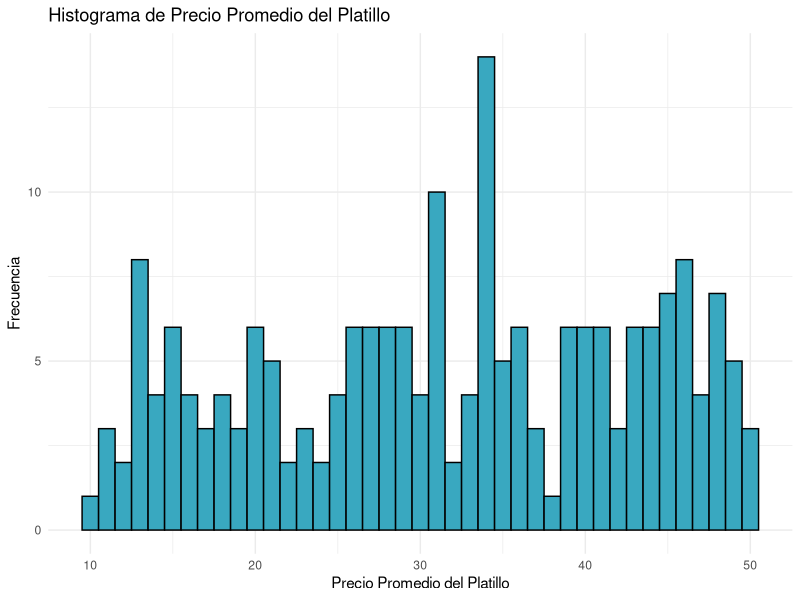
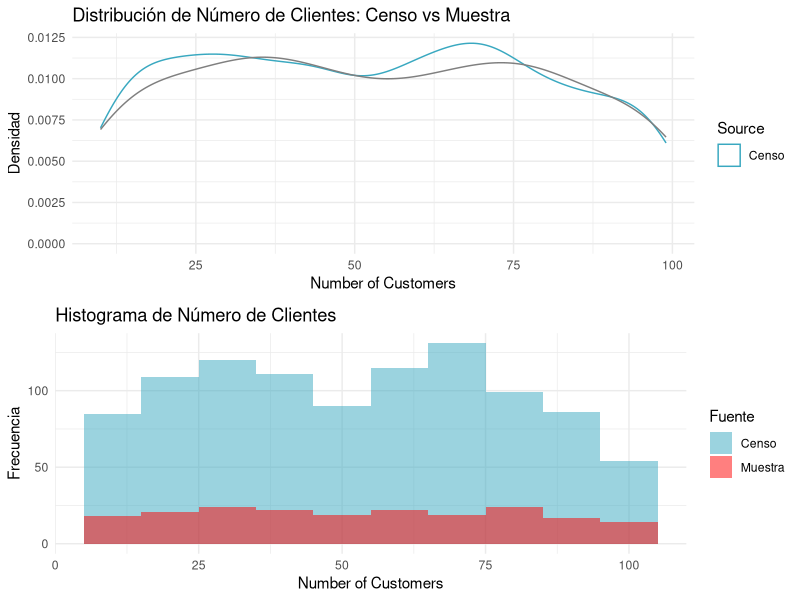
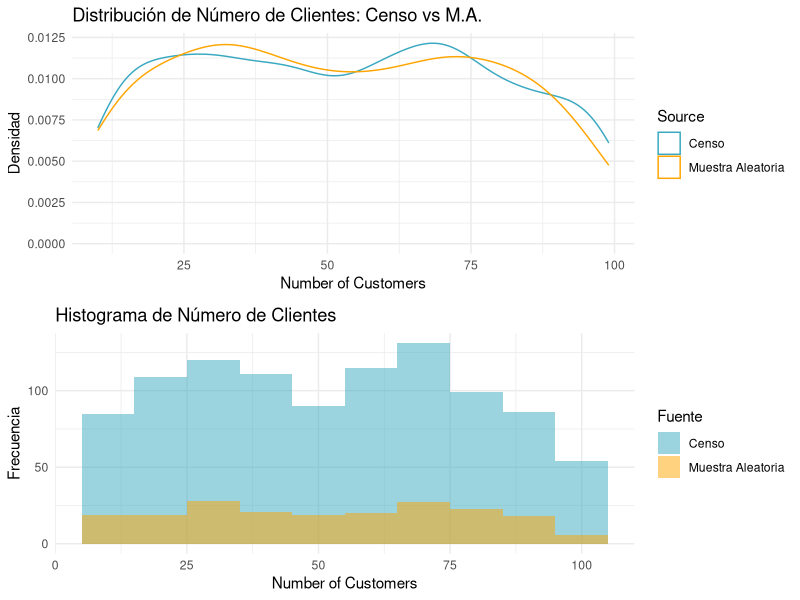
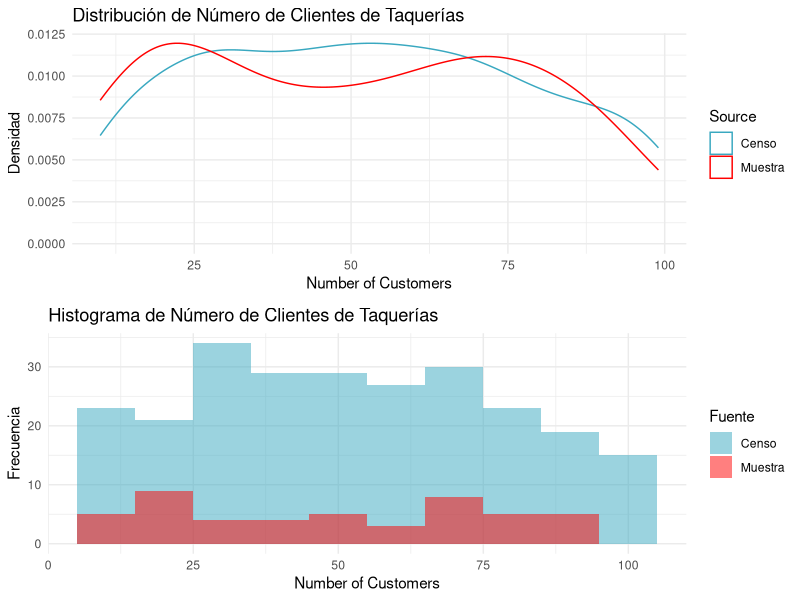
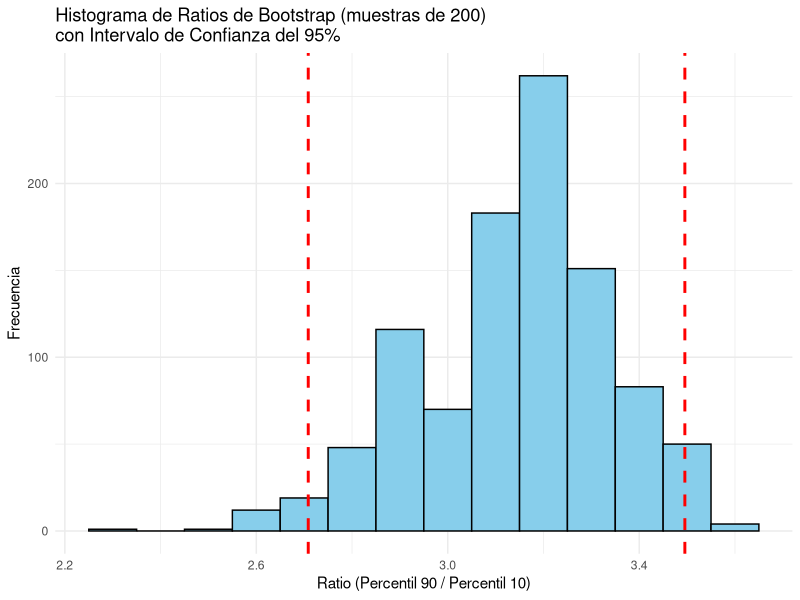
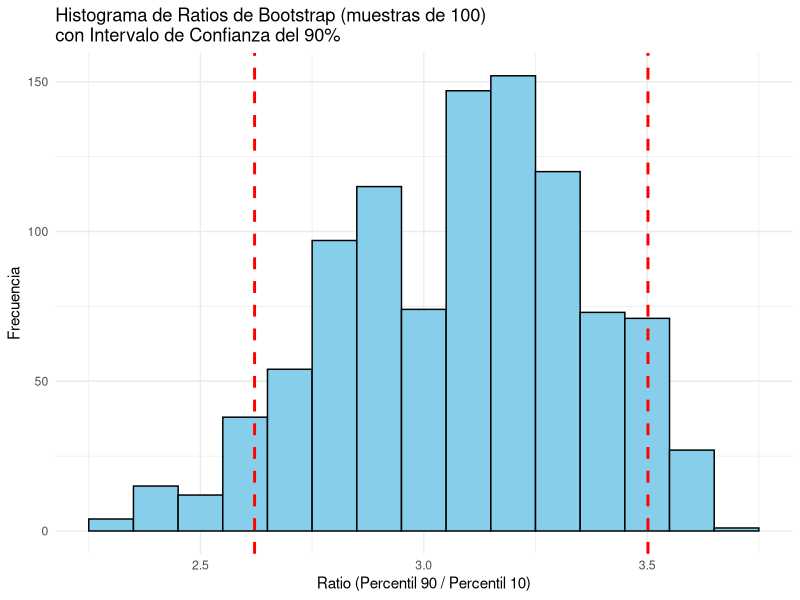

These charts were generated, in order, by the following R code:
## ---- chunk 1
library(tidyverse)
library(ggplot2)
library(dplyr)
library(gridExtra)
foodtruck <- read_csv("foodtrucks.csv")
foodtruck20 <- read_csv("foodtrucks20.csv") 
set.seed(69)
## ---- chunk 2
head(foodtruck20)
## ---- chunk 3
summary(foodtruck20)
ggplot(foodtruck20, aes(x = Menu_Price)) +
  geom_histogram(binwidth = 1, fill = "#39a8c0", color = "black") +
  theme_minimal() +
  labs(title = "Histograma de Precio Promedio del Platillo",
       x = "Precio Promedio del Platillo",
       y = "Frecuencia")

## ---- chunk 4

t_test <- t.test(foodtruck20$Menu_Price, conf.level = 0.95)
cat("Podemos afirmar con un 95% de confianza que el precio promedio \ndel platillo se encuentra entre", "$",t_test$conf.int[1], "y $", t_test$conf.int[2], "MXM \n")

## ---- chunk 5

combined_data <- bind_rows(
  foodtruck %>% mutate(Source = "Censo"),
  foodtruck20 %>% mutate(Source = "Muestra")
)

representatividad_hist1 <- ggplot(combined_data, aes(x = Number_of_Customers, fill = Source)) +
  geom_histogram(data = subset(combined_data, Source == "Censo"), 
                 binwidth = 10, alpha = 0.5) +
  geom_histogram(data = subset(combined_data, Source == "Muestra"), 
                 binwidth = 10, alpha = 0.5) +
  scale_fill_manual(values = c("Censo" = "#39a8c0", "Muestra" = "red")) +
  labs(title = "Histograma de Número de Clientes",
       x = "Number of Customers",
       y = "Frecuencia",
       fill = "Fuente") +  
  theme_minimal()

representatividad_dist1 <- ggplot(combined_data, 
       aes(x = Number_of_Customers, color = Source)) +
      geom_density() +
      labs(title = "Distribución de Número de Clientes: Censo vs Muestra",
           x = "Number of Customers",
           y = "Densidad") +
      scale_color_manual(values = c("Censo" = "#39a8c0", "Muestra Aleatoria" = "red")) +
      theme_minimal()


grid.arrange(representatividad_dist1, representatividad_hist1, ncol = 1)
## ---- chunk 6
# obtenemos el tamaño de muestra (20% del total del censo)
n <- nrow(foodtruck)
sample_size <- round(0.2 * n)
muestra_aleatoria <- foodtruck[sample(n, sample_size ), ]

combined_data_ma <- bind_rows(
              foodtruck %>% mutate(Source = "Censo"),
              muestra_aleatoria %>% mutate(Source = "Muestra Aleatoria")
              )

representatividad_hist2 <- ggplot(combined_data_ma, 
                                  aes(x = Number_of_Customers, fill = Source)) +
  geom_histogram(data = subset(combined_data, Source == "Censo"), 
                 binwidth = 10, alpha = 0.5) +
  geom_histogram(data = subset(combined_data_ma, Source == "Muestra Aleatoria"), 
                 binwidth = 10, alpha = 0.5) +
  scale_fill_manual(values = c("Censo" = "#39a8c0", "Muestra Aleatoria" = "orange")) +
  labs(title = "Histograma de Número de Clientes",
       x = "Number of Customers",
       y = "Frecuencia",
       fill = "Fuente") +  
  theme_minimal()

# Gráfico de densidad para Number_of_Customers
representatividad_dist2 <- ggplot(combined_data_ma, 
       aes(x = Number_of_Customers, color = Source)) +
      geom_density() +
      labs(title = "Distribución de Número de Clientes: Censo vs M.A.",
           x = "Number of Customers",
           y = "Densidad") +
      scale_color_manual(values = c("Censo" = "#39a8c0", "Muestra Aleatoria" = "orange")) +
      theme_minimal()

grid.arrange(representatividad_dist2, representatividad_hist2, ncol = 1)

## ---- chunk 7
#Tacos


combined_data_tacos <- bind_rows(
  filter(foodtruck, Cuisine_Type == "Tacos") %>% mutate(Source = "Censo"),
  filter(muestra_aleatoria, Cuisine_Type == "Tacos") %>% mutate(Source = "Muestra")
)

# Histograma para taquerías
representatividad_hist_tacos <- ggplot(
  combined_data_tacos, aes(x = Number_of_Customers, fill = Source)) +
  geom_histogram(data = subset(combined_data_tacos, Source == "Censo"), 
                 binwidth = 10, alpha = 0.5) +
  geom_histogram(data = subset(combined_data_tacos, Source == "Muestra"), 
                 binwidth = 10, alpha = 0.5) +
  scale_fill_manual(values = c("Censo" = "#39a8c0", "Muestra" = "red")) +
  labs(title = "Histograma de Número de Clientes de Taquerías",
       x = "Number of Customers",
       y = "Frecuencia",
       fill = "Fuente") +  
  theme_minimal()

# Distribución de densidad para taquerías
representatividad_dist_tacos <- ggplot(
  combined_data_tacos, aes(x = Number_of_Customers, color = Source)) +
      geom_density() +
      labs(title = "Distribución de Número de Clientes de Taquerías",
           x = "Number of Customers",
           y = "Densidad") +
      scale_color_manual(values = c("Censo" = "#39a8c0", "Muestra" = "red")) +
      theme_minimal()

grid.arrange(representatividad_dist_tacos, representatividad_hist_tacos, ncol = 1)
## ---- chunk 8
#count(foodtruck20, Cuisine_Type)
t_test_tacos <- t.test(filter(foodtruck20, Cuisine_Type == "Tacos")$Menu_Price, 
                       filter(foodtruck20, Cuisine_Type != "Tacos")$Menu_Price,
                       conf.level = 0.95)

cat(
"La prueba de hipótesis nos da un P-value de", t_test_tacos$p.value, "por lo que no tenemos \nevidencia suficiente para rechazar la hipótesis nula. Es decir, no podemos decir \nque la media de precios de los tacos sea diferente a la media de los precios \nde los otros foodtrucks.\n"
)

## ---- chunk 9

# función para el ratio
get_ratio <- function(data){
  p90 <- quantile(data, 0.9)
  p10 <- quantile(data, 0.1)
  
  return(p90/p10)
}

# Vector para guardar los resultados del bootstrap.


#data: dataset (debe tener columna Menu_Price)
#n: tamaño de submuestras
bootstrap_Menu_Price_ratios <- function(data, n){
  repeticiones <- 1000
  bootstrap_ratios <- numeric(repeticiones)
  for(i in 1:repeticiones){
    # Generamos una submuestra aleatoria de tamaño n
    sample_data <- data$Menu_Price[sample(nrow(data), size = n, replace = TRUE)] # Corrección aquí
    
    # Calculamos el ratio para cada submuestra
    bootstrap_ratios[i] <- get_ratio(sample_data)
  }
  
  return(bootstrap_ratios)
}

bootstrap200 <- bootstrap_Menu_Price_ratios(foodtruck20, 200)

mean_bootstrap200 <- mean(bootstrap200)
ic_bootstrap200 <- quantile(bootstrap200, probs = c(0.025, 0.975))


cat("Estimación puntual del ratio:", mean_bootstrap200, " con un intervalo de confianza \ndel 95% entre", ic_bootstrap200," para el ratio con muestras de 200 obs. \n")


hist_bootstrap200 <- ggplot(data.frame(bootstrap200), aes(x = bootstrap200)) +
  geom_histogram(binwidth = 0.1, fill = "skyblue", color = "black") +
  geom_vline(xintercept = ic_bootstrap200[1], color = "red", linetype = "dashed", linewidth = 1) +
  geom_vline(xintercept = ic_bootstrap200[2], color = "red", linetype = "dashed", linewidth = 1) +
  labs(title = "Histograma de Ratios de Bootstrap (muestras de 200) \ncon Intervalo de Confianza del 95%",
       x = "Ratio (Percentil 90 / Percentil 10)",
       y = "Frecuencia") +
  theme_minimal()

hist_bootstrap200


## ---- chunk 10

bootstrap100 <- bootstrap_Menu_Price_ratios(foodtruck20, 100)
mean_bootstrap100 <- mean(bootstrap100)
ic_bootstrap100 <- quantile(bootstrap100, probs = c(0.05, 0.95))

cat("Estimación puntual del ratio:", mean_bootstrap100, " con un intervalo de confianza \ndel 95% entre", ic_bootstrap100," para el ratio con muestras de 100 obs. \n")

# Graficar el histograma con intervalo de confianza del 90%
hist_bootstrap100 <- ggplot(data.frame(bootstrap100), aes(x = bootstrap100)) +
  geom_histogram(binwidth = 0.1, fill = "skyblue", color = "black") +
  geom_vline(xintercept = ic_bootstrap100[1], color = "red", linetype = "dashed", linewidth = 1) +
  geom_vline(xintercept = ic_bootstrap100[2], color = "red", linetype = "dashed", linewidth = 1) +
  labs(title = "Histograma de Ratios de Bootstrap (muestras de 100) \ncon Intervalo de Confianza del 90%",
       x = "Ratio (Percentil 90 / Percentil 10)",
       y = "Frecuencia") +
  theme_minimal()

hist_bootstrap100
